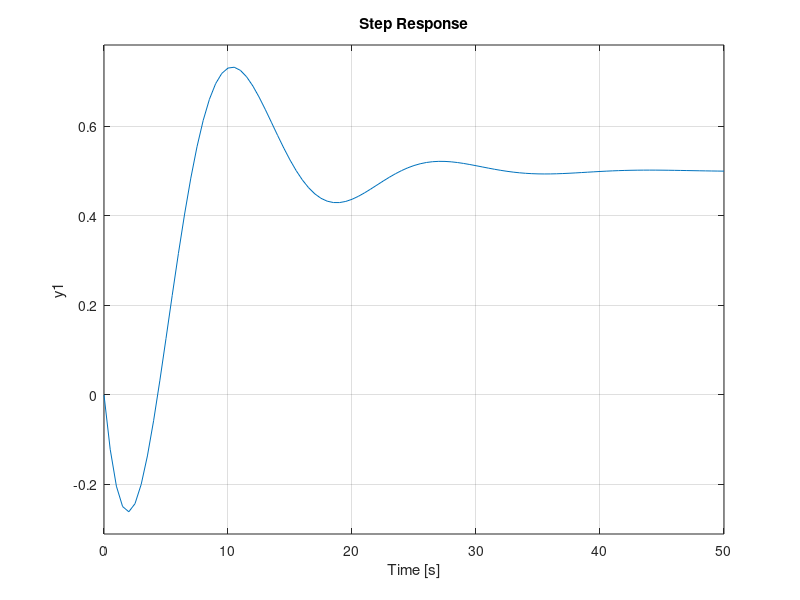

Reproduce this figure in MATLAB.
s = tf('s');

%% First

kc = 1;

g1 = 1/((s+1)^5);

tf1 = g1*kc/(g1*kc+1);

[y_step, t_step] = step(tf1);

%%

%plot(t_step, y_step)

[y_p1,M] = max(y_step);

y_length = length(y_step);

y_inf = y_step(y_length); 

y_desc = y_step(M:y_length);

[y_m,M2] = min(y_desc);

y_length2 = length(y_desc);

y_desc2 = y_desc(M2:y_length2);

y_p2 = max(y_desc2);

%% yuanna-ciborg

kc= 1;
A=1;
k = y_inf/(kc*(A-y_inf));
kf = kc*k;
delta_t = 5.41;

zeta_m1=-log((y_inf-y_m)/(y_p1-y_inf))/sqrt(pi^2+(log((y_inf-y_m)/(y_p1-y_inf)))^2)
zeta_m2=-log((y_p2-y_inf)/(y_p1-y_inf))/sqrt(4*pi^2+(log((y_p2-y_inf)/(y_p1-y_inf)))^2);
zeta_m = (zeta_m1+zeta_m2)/2;

theta_m = (2*delta_t*sqrt((1-zeta_m^2)*(kf+1)))/pi*(zeta_m*sqrt(kf+1)+sqrt(zeta_m^2*(kf+1)+kf));
tau_m = (delta_t*(zeta_m*sqrt(kf+1)+sqrt(zeta_m^2*(kf+1)+kf))*sqrt((1-zeta_m^2)*(kf+1)))/pi;

k_linha = kf/(kf+1);

tau = ((theta_m*tau_m)/(2*(kf+1)))^0.5; 

zeta =(tau_m+0.5*theta_m*(1-kc))/(2*theta_m*tau_m*(kc+1))^0.5;

tf2 = (k_linha*(1-0.5*theta_m*s))/(tau^2*s^2+2*zeta*tau*s+1);
step(tf2)

%%

kc = 1;
theta = 1;
tau = 1;
A = 1;







